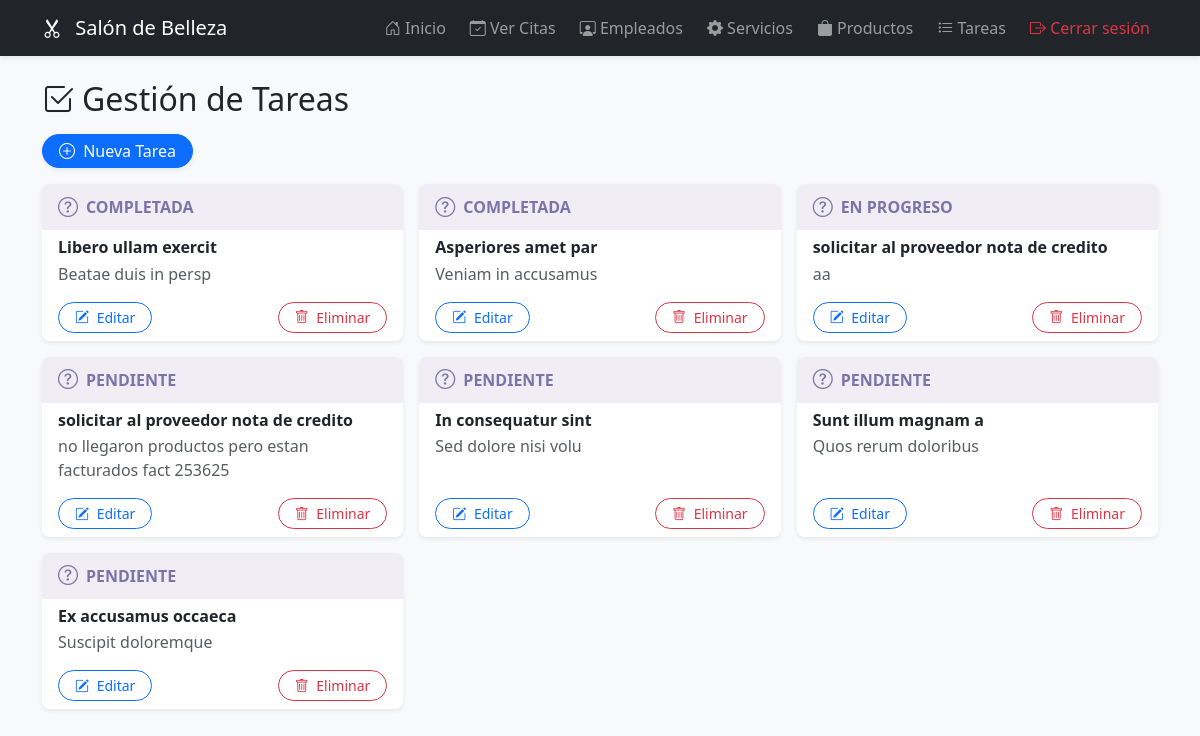
The page /tareas (signed in) on the database as committed earlier.
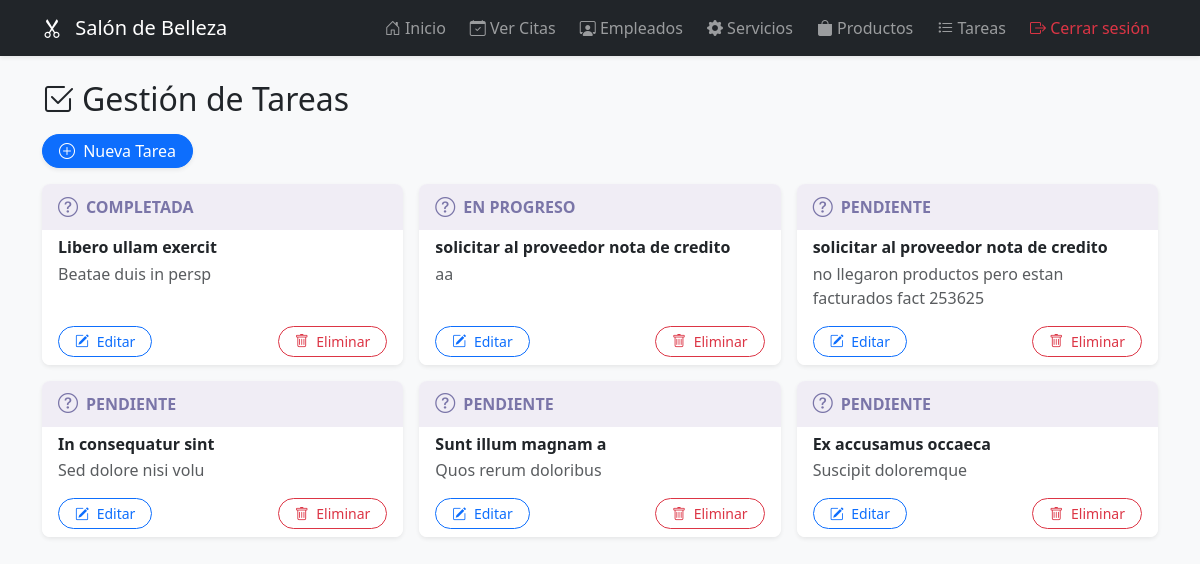
The same page on the database as committed later.
### models.py (models this page shows)
class Tarea(db.Model):
    id = db.Column(db.Integer, primary_key=True)
    titulo = db.Column(db.String(100), nullable=False)
    descripcion = db.Column(db.Text, nullable=True)
    estado = db.Column(db.String(20), nullable=False, default='pendiente')  # pendiente, en_progreso, completada
    fecha_creacion = db.Column(db.DateTime, default=datetime.utcnow)

### main.py (the view, shortened to what this page needs)
@app.route('/tareas', methods=['GET', 'POST'])
@login_required
def tareas():
    tareas = Tarea.query.order_by(Tarea.estado).all()
    return render_template('admin/tareas.html', tareas=tareas)

### main.py (called while the page is built)
def login_required(f):
    @wraps(f)
    def decorated(*args, **kwargs):
        if not session.get('logged_in'):
            return redirect(url_for('login'))
        return f(*args, **kwargs)
    return decorated

### templates/admin/tareas.html (shortened to what this page needs)
{% extends 'admin/layout.html' %}
{% block content %}
<h2 class="mb-3"><i class="bi bi-check2-square me-2"></i>Gestión de Tareas</h2>
<div class="d-flex justify-content-between align-items-center mb-3">
  <a href="{{ url_for('nueva_tarea') }}" class="btn btn-primary rounded-pill px-3 py-1 shadow-sm">
    <i class="bi bi-plus-circle"></i> Nueva Tarea
  </a>
</div>
<div class="row row-cols-1 row-cols-md-2 row-cols-lg-3 g-3">
  {% for tarea in tareas %}
    {% set estado = tarea.estado %}
    <div class="col">
      <div class="card shadow-sm h-100 border-0 rounded-3 overflow-hidden">
        <div class="card-header py-2 estado-header d-flex align-items-center gap-2
             {% if estado == 'pendiente' %}bg-pendiente
             {% elif estado == 'en_progreso' %}bg-en_progreso
             {% elif estado == 'completada' %}bg-completada
             {% else %}bg-otro
             {% endif %}">
          {% if estado == 'pendiente' %}
            <i class="bi bi-hourglass-split fs-5 animate-icon"></i>
          {% elif estado == 'en_progreso' %}
            <i class="bi bi-arrow-repeat fs-5 animate-icon spin"></i>
          {% elif estado == 'completada' %}
            <i class="bi bi-check-circle-fill fs-5 animate-icon"></i>
          {% else %}
            <i class="bi bi-question-circle fs-5 animate-icon"></i>
          {% endif %}
          <strong class="text-uppercase fw-semibold mb-0 fs-6">{{ estado.replace('_', ' ').capitalize() }}</strong>
        </div>
        <div class="card-body py-2 px-3">
          <h5 class="card-title fw-semibold mb-1 fs-6">{{ tarea.titulo }}</h5>
          <p class="card-text text-muted mb-1 fs-7">{{ tarea.descripcion or 'Sin descripción' }}</p>
        </div>
        <div class="card-footer bg-white d-flex justify-content-between border-0 pt-1 pb-2 px-3">
          <a href="{{ url_for('editar_tarea', id=tarea.id) }}" class="btn btn-outline-primary btn-sm rounded-pill px-3 py-1 fs-7">
            <i class="bi bi-pencil-square"></i> Editar
          </a>
          <form action="{{ url_for('eliminar_tarea', id=tarea.id) }}" method="POST" class="d-inline">
            <button class="btn btn-outline-danger btn-sm rounded-pill px-3 py-1 fs-7" onclick="return confirm('¿Eliminar tarea?');">
              <i class="bi bi-trash"></i> Eliminar
            </button>
          </form>
        </div>
      </div>
    </div>
  {% else %}
    <div class="col-12">
      <div class="alert alert-info text-center rounded-3 shadow-sm py-2 fs-6" role="alert">
        <i class="bi bi-info-circle"></i> No hay tareas registradas.
      </div>
    </div>
  {% endfor %}
</div>
{% endblock %}

### templates/admin/layout.html (shortened to what this page needs)
<!DOCTYPE html>
<html lang="es">
<head>
    <link href="https://cdn.jsdelivr.net/npm/bootstrap@5.3.2/dist/css/bootstrap.min.css" rel="stylesheet" />
    <link href="https://cdn.jsdelivr.net/npm/bootstrap-icons@1.10.5/font/bootstrap-icons.css" rel="stylesheet" />
</head>
<body>
<nav class="navbar navbar-expand-lg navbar-dark bg-dark shadow-sm">
    <div class="container">
        <a class="navbar-brand" href="{{ url_for('index') }}">
            <i class="bi bi-scissors"></i> Salón de Belleza
        </a>
        <div class="collapse navbar-collapse justify-content-end" id="navbarNav">
            <ul class="navbar-nav gap-2">
                <li class="nav-item">
                    <a href="{{ url_for('index_admin') }}" class="nav-link">
                        <i class="bi bi-house-door"></i> Inicio
                    </a>
                </li>
                <li class="nav-item">
                    <a href="{{ url_for('citas') }}" class="nav-link">
                        <i class="bi bi-calendar-check"></i> Ver Citas
                    </a>
                </li>
                <li class="nav-item">
                    <a href="{{ url_for('empleados') }}" class="nav-link">
                        <i class="bi bi-person-workspace"></i> Empleados
                    </a>
                </li>
                <li class="nav-item">
                    <a href="{{ url_for('servicios') }}" class="nav-link">
                        <i class="bi bi-gear-fill"></i> Servicios
                    </a>
                </li>
                <li class="nav-item">
                    <a href="{{ url_for('admin_productos') }}" class="nav-link">
                        <i class="bi bi-bag-fill"></i> Productos
                    </a>
                </li>
                <li class="nav-item">
                <a href="{{ url_for('tareas') }}" class="nav-link">
        <i class="bi bi-list-task"></i> Tareas
    </a>
</li>
                {% if session.get('logged_in') %}
                <li class="nav-item">
                    <a href="{{ url_for('logout') }}" class="nav-link text-danger">
                        <i class="bi bi-box-arrow-right"></i> Cerrar sesión
                    </a>
                </li>
                {% else %}
                <li class="nav-item">
                    <a href="{{ url_for('login') }}" class="nav-link text-success">
                        <i class="bi bi-box-arrow-in-right"></i> Iniciar sesión
                    </a>
                </li>
                {% endif %}
            </ul>
        </div>
    </div>
</nav>
<div class="container py-4">
    {% block content %}{% endblock %}
</div>
</body>
</html>

### templates/admin/layout.html (style rules this page uses)
body { background-color: #f8f9fa; }
.navbar-brand i { margin-right: 8px; }
.btn i { margin-right: 4px; }

### templates/admin/tareas.html (style rules this page uses)
.estado-header { border-bottom: none; padding-left: 1rem; padding-right: 1rem; border-radius: 0 0 0.75rem 0.75rem; transition: background 0.4s ease; }
.bg-otro { background: rgba(211, 204, 227, 0.35); color: #7a75a8; font-weight: 600; }
.animate-icon { transition: transform 0.3s ease; }
.card-title, .card-text { margin-bottom: 0; }

Rows that differ between the two databases and show on the page:
removed Tarea: replace "COMPLETADA", titulo "Asperiores amet par", descripcion "Veniam in accusamus"
